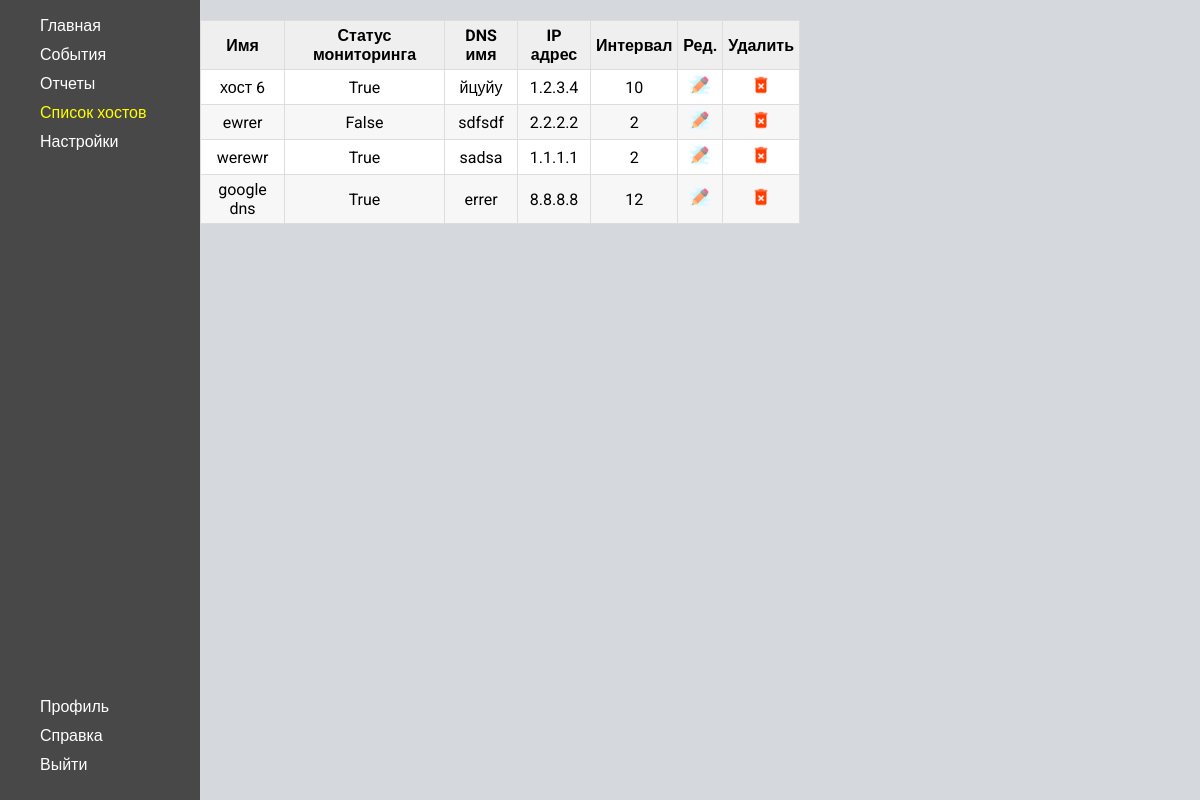
Screenshot of /host_list/ with the database file from the repository.
### monitor/models.py (models this page shows)
class Host(models.Model):
    title = models.CharField(max_length=500)
    ip_addr = models.GenericIPAddressField(protocol='IPv4')
    dns_name = models.CharField(max_length=200)
    created_at = models.DateTimeField(auto_now_add=True)
    time_interval = models.IntegerField()
    is_active = models.BooleanField(default=False)

### monitor/views.py (the view)
# urls.py: path('host_list/', HostList.as_view(), name='host_list'),
class HostList(ListView):
    model = Host
    template_name = 'monitor/host_list.html'
    def get_context_data(self, *, object_list=None, **kwargs):
        context = super().get_context_data(**kwargs)
        context['title'] = 'Список хостов'
        context['menu'] = home_menu
        return context

### monitor/templates/monitor/host_list.html (shortened to what this page needs)
{% extends 'monitor/home_base.html' %}
{% load static %}
{% block rightbar %}
    <table class="table">
        <thead>
            <tr>
                <th>Имя</th>
                <th>Статус мониторинга</th>
                <th>DNS имя</th>
                <th>IP адрес</th>
                <th>Интервал</th>
                <th>Ред.</th>
                <th>Удалить</th>
            </tr>
        </thead>
	    <tbody>
            {% for item in object_list %}
                 <tr>
                    <td>{{ item.title }}</td>
                    <td>{{ item.is_active }}</td>
                    <td>{{ item.dns_name }}</td>
                    <td>{{ item.ip_addr }}</td>
                    <td>{{ item.time_interval }}</td>
                    <td>
                        <a href="{% url 'edit_host' item.id %}">
                            <img class="task__delete_img" src="{% static 'monitor/images/edit.png' %}" alt="edit host">
                        </a>
                    </td>
                    <td>
                        <a href="{% url 'delete_host' item.id %}" onclick="return proverka();">
                            <img class="task__delete_img" src="{% static 'monitor/images/remove.png' %}" alt="delete host">
                        </a>
                    </td>
                </tr>
            {% endfor %}
    	</tbody>
    </table>
{% endblock %}

### monitor/templates/monitor/home_base.html (shortened to what this page needs)
{% extends 'monitor/base.html' %}
{% load static %}
{% block content %}
    <div class="main">
        <div  class="leftbar">
            <ul class="home_menu">
                {% for key, item in menu.up.items %}
                    {% url key as url %}
                    <li class="home_menu__item {% if request.path == url %}active{%endif %}">
                        <a href="{% url key %}">{{ item }}</a>
                    </li>
                {% endfor %}
            </ul>
            <ul class="home_menu">
                {% for key, item in menu.down.items %}
                    {% url key as url %}
                    <li class="home_menu__item {% if request.path == url %}active{%endif %}">
                        <a href="{% url key %}">{{ item }}</a>
                    </li>
                {% endfor %}
            </ul>
        </div>
        <div class="rightbar">
            <div class="home_nav">
            </div>
            {% block rightbar %}
            {% endblock %}
        </div>
    </div>
{% endblock %}

### monitor/templates/monitor/base.html (shortened to what this page needs)
{% load static %}
<!DOCTYPE html>
<html lang="en">
<head>
    <link rel="stylesheet" href="{% static 'monitor/css/style.css' %}">
</head>
<body>
    {% block content %}
    {% endblock %}
</body>
</html>

### monitor/static/monitor/css/style.css (style rules this page uses)
html { font-family: 'Roboto', sans-serif; }
body { margin: 0; }
.main { display: flex; }
.leftbar { width: 10%; min-width: 200px; background-color: #484848; display: flex; justify-content: space-between; flex-direction: column; min-height: 100vh; }
.rightbar { width: 90%; background-color: #D5D8DC; min-height: 100vh; }
.home_menu { display: flex; flex-direction: column; align-items: flex-start; }
.home_menu__item { list-style-type: none; margin-bottom: 10px; display: block; }
.home_menu__item a { text-decoration: none; color: white; list-style-type: none; }
.active a { color: yellow; }
.home_nav { display: flex; justify-content: space-between; padding: 10px 20px; }
.table { width: 60%; margin-bottom: 20px; border: 1px solid #dddddd; border-collapse: collapse; }
.table th { font-weight: bold; padding: 5px; background: #efefef; border: 1px solid #dddddd; text-align: center;!important }
.table td { border: 1px solid #dddddd; padding: 5px; text-align: center; }
.table tbody tr:nth-child(odd) { background: #fff; }
.table tbody tr:nth-child(even) { background: #F7F7F7; }
.task__delete_img { width: 20px; height: 20px; }

### rows the page displays
Host: title "хост 6", is_active "True", dns_name "йцуйу", ip_addr "1.2.3.4", time_interval "10"
Host: title "ewrer", is_active "False", dns_name "sdfsdf", ip_addr "2.2.2.2", time_interval "2"
Host: title "werewr", is_active "True", dns_name "sadsa", ip_addr "1.1.1.1", time_interval "2"
Host: title "google dns", is_active "True", dns_name "errer", ip_addr "8.8.8.8", time_interval "12"

### other values shown
{{ item }} "Главная" "События" "Отчеты" "Список хостов" "Настройки"
{{ item }} "Профиль" "Справка" "Выйти"
